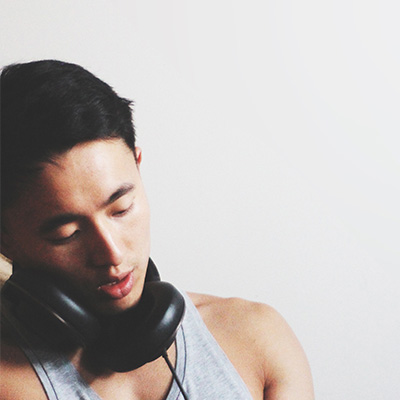
#> input picture online-shopping-system/admin/assets/img/faces/card-profile2-square.jpg, 400 x 400 px, given in place of the camera
$ jupyter execute --allow-errors simple_image_processing.ipynb   (shell and % lines are left out)   (text cells are left out)
#> lines starting #> are read from the running program, lines starting #| are printed output that depends on the picture; after the words box and inside, x2 and y2 are one past the last pixel; in counts of white or black regions, pixels touching at a corner belong together; pictures that were not available may be replaced by others from this repository, and a replacement may not be noted
[cell 1]
#video capture opencv  ##working

import cv2
import numpy as np
import matplotlib.pyplot as plt

vid = cv2.VideoCapture(0)

while(True):
    ret,frame = vid.read()
#> frame is the input picture: shape (400, 400, 3); mean B, G, R 181.5, 183.7, 189.4
    cv2.imshow('frame',frame)
    if cv2.waitKey(1) & 0xFF == ord('q'):
#> (key q is pressed here)
        break
#> (the rest of this cell did not finish here and is left out)

[cell 2]
import cv2

[cell 3]
#python intro and loading images  ##working

import cv2
import cv2 as cv
import numpy as np
import matplotlib.pyplot as plt
# 0
img= cv2.imread('C:\\Users\\91910\\Downloads\\watch.jpg',cv2.IMREAD_GRAYSCALE)
#> img: shape (400, 400); min 6, max 249, mean 185.2
#IMREAD_COLOR=1
#IMREAD_UNCHANGED=-1
cv2.imshow('image',img)
cv2.waitKey(0)
cv2.destroyAllWindows()
# [4 lines of commented-out code are left out]

[cell 4]
import cv2
import numpy as np
import matplotlib.pyplot as plt

img = cv2.imread('C:\\Users\\91910\\Downloads\\watch.jpg')
new_img = cv2.cvtColor(img,cv2.COLOR_BGR2RGB)
plt.imshow(new_img)

[cell 5]
import cv2
import numpy as np
import matplotlib.pyplot as plt

img = cv2.imread("C:\\Users\\91910\\Downloads\\watch.jpg",cv2.IMREAD_GRAYSCALE)
plt.imshow(img,cmap='gray',interpolation='bicubic')
plt.show()

[cell 6]
import cv2
import matplotlib.pyplot as plt

pic= cv2.imread("C:\\Users\\91910\\Downloads\\watch.jpg",0)
plt.imshow(pic,cmap="gray")

[cell 7]
#thresholding
import cv2
import matplotlib.pyplot as plt

pic= cv2.imread("C:\\Users\\91910\\Downloads\\watch.jpg",0)
ret,th=cv2.threshold(pic,127,255,cv2.THRESH_BINARY)
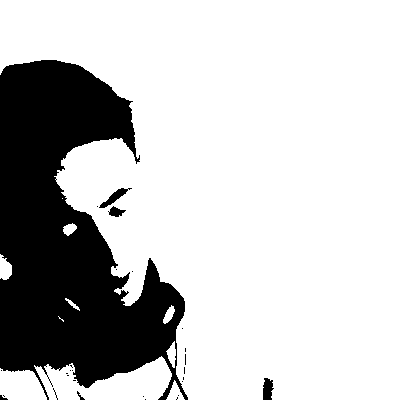
#> th: shape (400, 400); 76.6% white; 28 black regions (22 under 20 px), largest, box (x1, y1, x2, y2) and area: (0, 60, 188, 400) 36809, (99, 188, 132, 208) 200, (263, 378, 274, 400) 187, (108, 206, 126, 217) 109, (77, 391, 85, 400) 24, (0, 395, 8, 400) 22
plt.imshow(th,cmap="gray")
# plt.imshow(pic,cmap="gray")

[cell 8]
#adaptive thresholding
import cv2
import matplotlib.pyplot as plt

pic= cv2.imread("C:\\Users\\91910\\Downloads\\watch.jpg",0)
th=cv2.adaptiveThreshold(pic,255,cv2.ADAPTIVE_THRESH_MEAN_C,cv2.THRESH_BINARY,5,1)
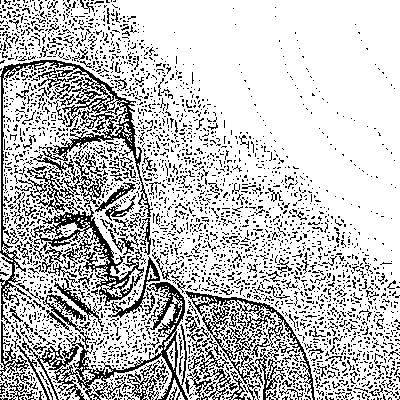
#> th: shape (400, 400); 76.3% white; black in thin lines or dots
plt.imshow(th,cmap="gray")

[cell 9]
#morphological Transformation on images ##working
#erosion
import cv2
import numpy as np
import matplotlib.pyplot as plt

image=cv2.imread("C:\\Users\\91910\\Downloads\\watch.jpg",0)
kernel=np.ones((5,5),np.uint0)
ersoion=cv2.erode(image,kernel,iterations=1)
cv2.imshow("original",image)
cv2.imshow("erosion",ersoion)
cv2.waitKey(0)
cv2.destroyAllWindows()

[cell 10]
#morphological transformations on images ##working
#dilation
import cv2
import numpy as np
import matplotlib.pyplot as plt

image=cv2.imread("C:\\Users\\91910\\Downloads\\watch.jpg",0)
kernel=np.ones((5,5),np.uint0)
dilation=cv2.dilate(image,kernel,iterations=1)
cv2.imshow("original",image)
cv2.imshow("dilation",dilation)
cv2.waitKey(0)
cv2.destroyAllWindows()

[cell 11]
#template matching ##working

import cv2 as cv
import numpy as np
or_img=cv2.imread("C:\\Users\\91910\\Downloads\\watch.jpg",1)
or_gray_img=cv2.cvtColor(or_img,cv2.COLOR_BGR2GRAY)
template=cv2.imread("C:\\Users\\91910\\Downloads\\watch1.jpeg",0)
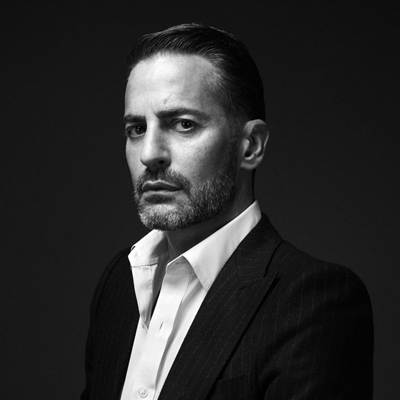
#> input picture online-shopping-system/admin/assets/img/faces/marc.jpg, 400 x 400 px, given in place of watch1.jpeg, which was not available
#> template is the input picture: shape (400, 400); min 0, max 255, mean 44
w,h=template.shape[::-1]
#> w = 400; h = 400
res=cv2.matchTemplate(or_gray_img,template,cv2.TM_CCOEFF_NORMED)
#> res = [0.0195]
th=0.8
loc=np.where(res>=th)
#> loc = (empty array, empty array)
for pt in zip(*loc[::-1]):
    cv2.rectangle(or_img,pt,(pt[0]+w,pt[1]+h),(0,255,200),1)
#> this loop made 0 passes

cv2.imshow("watch dial found",or_img)
key=cv2.waitKey(0)
#> (key q is pressed here)
if key==81:
    exit

[cell 12]
#Grabcut Foreground Extraction  ##working
import cv2
import numpy as np
import matplotlib.pyplot as plt

img=cv2.imread("C:\\Users\\91910\\Downloads\\watch.jpg")
mask=np.zeros(img.shape[:2],np.uint8)
bdgModel=np.zeros((1,65),np.float64)
fdgModel=np.zeros((1,65),np.float64)
rect=(50,50,800,500)
cv2.grabCut(img,mask,rect,bdgModel,fdgModel,5,cv2.GC_INIT_WITH_RECT)
mask2=np.where((mask==2)|(mask==0),0,1).astype('uint8')
img=img*mask2[:,:,np.newaxis]
#> img: shape (400, 400, 3)
plt.imshow(img)
plt.colorbar()
plt.show()
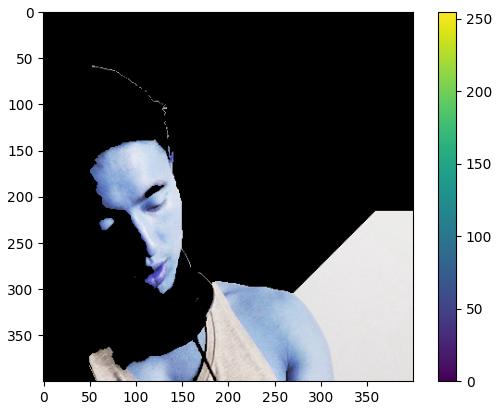
#> figure drawn by matplotlib, 2 panels; B, G, R data is drawn as R, G, B

[cell 13]
#corner detection  ##working
import cv2 as cv
import numpy as np
import matplotlib.pyplot as plt

img=cv.imread("C:\\Users\\91910\\Downloads\\watch.jpg")
gray=cv.cvtColor(img,cv.COLOR_BGR2GRAY)
gray=np.float32(gray)

corners=cv.goodFeaturesToTrack(gray,50,0.01,10)
#> corners = 50 rows, first 8: [161, 356], [149, 258], [129, 105], [161, 280], [173, 342], [112, 267], [137, 157], [174, 379]
corners=np.int0(corners)
for corner in corners:
    x,y=corner.ravel()
    cv.circle(img,(x,y),3,255,-1)
#> this loop made 50 passes
#> (x, y) on passes 1 to 12: (161, 356), (149, 258), (129, 105), (161, 280), (173, 342), (112, 267), (137, 157), (174, 379), (173, 367), (112, 87), (11, 273), (132, 121)
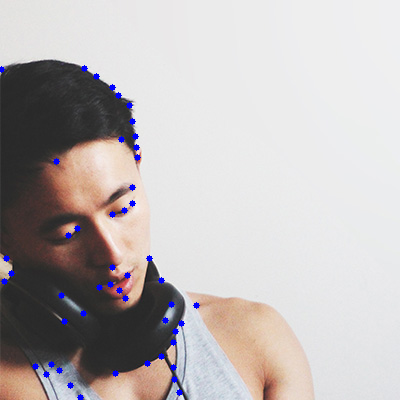
#> img: shape (400, 400, 3); 0.9% of pixels changed, all inside (x1, y1, x2, y2) = (0, 65, 200, 400)
cv.imshow('corner',img)
cv2.waitKey(0)
cv2.destroyAllWindows()

[cell 14]
#Brute force matching  ##working
import cv2
import numpy as np
import matplotlib.pyplot as plt

img1=cv2.imread("C:\\Users\\91910\\Downloads\\booktemplate.jpeg",1)
img2=cv2.imread("C:\\Users\\91910\\Downloads\\book.jpeg",1)
orb=cv2.ORB_create()
kp1,des1=orb.detectAndCompute(img1,None)
#> kp1 = 500 keypoints; strongest (x, y, size): (128, 256, 31), (184, 253, 37.2), (143, 122, 111.1), (181, 254, 37.2)
kp2,des2=orb.detectAndCompute(img2,None)
#> kp2 = (); des2 = None
bf=cv2.BFMatcher(cv2.NORM_HAMMING,crossCheck=True)
#> (the rest of this cell did not finish here and is left out)

[cell 15]
#loading video source in grayscale  ##working

import cv2
import numpy as np

cap=cv2.VideoCapture(0)

while True:
    ret, frame=cap.read()
    gray=cv2.cvtColor(frame, cv2.COLOR_BGR2GRAY)

    cv2.imshow("frame",gray)
    #1 cuz of loop
    if cv2.waitKey(1) & 0xFF==ord('q'):
#> (key q is pressed here)
        break
cap.release()
cv2.destroyAllWindows()

[cell 16]
#loading images grayscale with matplotlib  ##working

import cv2
import numpy as no
import matplotlib.pyplot as plt

img=cv2.imread('C:\\Users\\91910\\Downloads\\watch.jpg',cv2.IMREAD_GRAYSCALE)

plt.imshow(img, cmap='gray', interpolation = 'bicubic')

#to hide the tick values on x and y axis
plt.xticks([]),plt.yticks([])

plt.plot([200,300,400],[100,200,300],'c',linewidth=2)
plt.show()
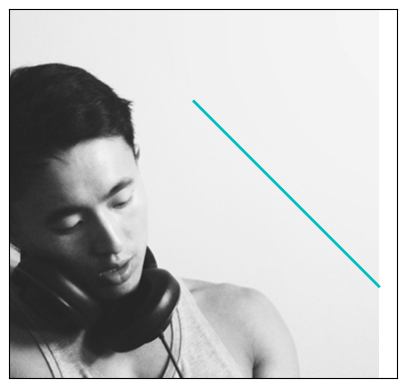
#> figure drawn by matplotlib, 1 panel

[cell 17]
#Drawing and writing on image  ##working

import numpy as np
import cv2
import matplotlib.pyplot as plt

img = cv2.imread('C:\\Users\\91910\\Downloads\\watch.jpg',cv2.IMREAD_COLOR)
cv2.line(img,(0,0),(200,300),(255,255,255),50)
cv2.rectangle(img,(500,250),(1000,500),(0,0,255),15)
cv2.circle(img,(447,63), 63, (255,0,255), -1)

pts = np.array([[100,50],[200,300],[700,200],[500,100]], np.int32)
pts = pts.reshape((-1,1,2))
cv2.polylines(img, [pts], True, (225,255,0), 3)

font = cv2.FONT_HERSHEY_SIMPLEX
#> font = 0
cv2.putText(img,'Devi',(10,500), font, 6, (200,0,155), 13, cv2.LINE_AA)
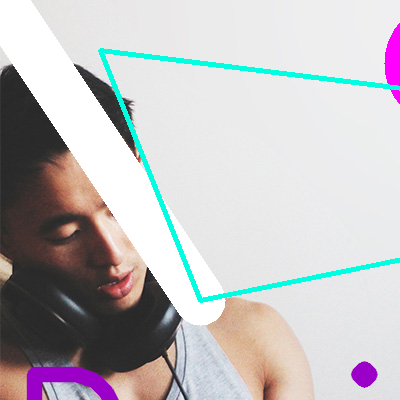
#> img: shape (400, 400, 3); mean B, G, R 192.9, 191.3, 193.1
cv2.imshow('image',img)
cv2.waitKey(0)
cv2.destroyAllWindows()

[cell 18]
#image operations  ##working

import cv2
import numpy as np
import matplotlib.pyplot as plt

img = cv2.imread('C:\\Users\\91910\\Downloads\\watch.jpg',cv2.IMREAD_COLOR)
#reference pixels
px = img[55,55]
#> px = [226, 228, 229]

#to change pixels
img[55,55] = [255,255,255]
#> img: shape (400, 400, 3); under 0.01% of pixels changed, all inside (x1, y1, x2, y2) = (55, 55, 56, 56)

#re-reference
px = img[55,55]
#> px = [255, 255, 255]
print(px)
#| [255 255 255]

#specifying region of Image(ROI)
px = img[100:150,100:150]
print(px)
#> (printed output is left out)

#modifying ROI
img[100:150,100:150] = [255,255,255]
#> img: shape (400, 400, 3); mean B, G, R 183.5, 185.7, 191.3
print(img.shape)
#| (400, 400, 3)
print(img.size)
#| 480000
print(img.dtype)
#| uint8
watch_face = img[37:111,107:194]
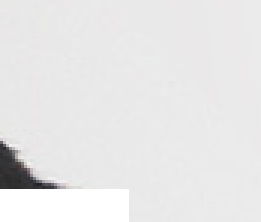
#> watch_face: shape (74, 87, 3) (shown 3 times larger); mean B, G, R 230.8, 230.7, 231
img[0:74,0:87] = watch_face
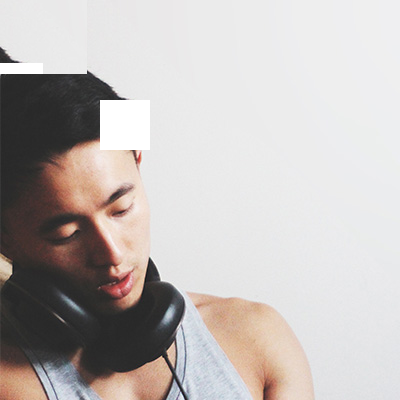
#> img: shape (400, 400, 3); mean B, G, R 184.7, 186.8, 192.4
cv2.imshow('image',img)
cv2.waitKey(0)
cv2.destroyAllWindows()

[cell 19]
#image arithmetics and logic  ##working

#simple addition of images
import cv2
img1 = cv2.imread("C:\\Users\\91910\\Downloads\\template1.jpeg")
img2 = cv2.imread("C:\\Users\\91910\\Downloads\\template1.jpeg")
#> (the rest of this cell did not finish here and is left out)

[cell 20]
#addition of logo onto an image  ##working

import cv2
import numpy as np
import matplotlib.pyplot as plt

img1 = cv2.imread('C:\\Users\\91910\\Downloads\\watch.jpg')
img2 = cv2.imread('C:\\Users\\91910\\Downloads\\mainlogo.jpeg')
#> (the rest of this cell did not finish here and is left out)

[cell 21]
#color filtering ##working

import cv2
import numpy as np
cap = cv2.VideoCapture(0)
while(1):
    _, frame = cap.read()
    hsv = cv2.cvtColor(frame, cv2.COLOR_BGR2HSV)
#> hsv: shape (400, 400, 3); mean H, S, V 39.3, 16.2, 190.7
    #dark_red = np.uint8([[[12,22,121]]])
    #dark_red = cv2.cvtColor(dark_red,cv2.COLOR_BGR2HSV)
    lower_red = np.array([30,150,50])
    upper_red = np.array([255,255,180])
    mask = cv2.inRange(hsv, lower_red, upper_red)
#> mask: shape (400, 400); 0.01% white in thin lines or dots, all inside (x1, y1, x2, y2) = (111, 275, 128, 294)
    res = cv2.bitwise_and(frame,frame, mask= mask)
    cv2.imshow('frame',frame)
    cv2.imshow('mask',mask)
    cv2.imshow('res',res)
    k = cv2.waitKey(5) & 0xFF
#> (key q is pressed here)
    if k == 27:
        break
cv2.destroyAllWindows()
cap.release()

[cell 22]
#blurring and smoothing  ##working

import cv2
import numpy as np
cap = cv2.VideoCapture(0)
while(1):
    _, frame = cap.read()
    hsv = cv2.cvtColor(frame, cv2.COLOR_BGR2HSV)
    lower_red = np.array([30,150,50])
    upper_red = np.array([255,255,180])
    mask = cv2.inRange(hsv, lower_red, upper_red)
    res = cv2.bitwise_and(frame,frame, mask= mask)
    kernel = np.ones((15,15),np.float32)/225
    smoothed = cv2.filter2D(res,-1,kernel)
    cv2.imshow('Original',frame)
    cv2.imshow('Averaging',smoothed)
    k = cv2.waitKey(5) & 0xFF
#> (key q is pressed here)
    if k == 27:
        break
cv2.destroyAllWindows()
cap.release()

# [11 lines of commented-out code are left out]

[cell 23]
#morphological Transformation on opencv  ##working
#erosion and dilation
import cv2
import numpy as np

cap = cv2.VideoCapture(0)
while(1):
    _, frame = cap.read()
    hsv = cv2.cvtColor(frame, cv2.COLOR_BGR2HSV)
    lower_red = np.array([30,150,50])
    upper_red = np.array([255,255,180])
    mask = cv2.inRange(hsv, lower_red, upper_red)
    res = cv2.bitwise_and(frame,frame, mask= mask)
    kernel = np.ones((5,5),np.uint8)
    erosion = cv2.erode(mask,kernel,iterations = 1)
#> erosion: shape (400, 400); every value is 0
    dilation = cv2.dilate(mask,kernel,iterations = 1)
#> dilation: shape (400, 400); 0.1% white; 3 white regions, box (x1, y1, x2, y2) and area: (119, 273, 130, 286) 71, (109, 286, 115, 296) 54, (119, 289, 125, 295) 34
    cv2.imshow('Original',frame)
    cv2.imshow('Mask',mask)
    cv2.imshow('Erosion',erosion)
    cv2.imshow('Dilation',dilation)
    k = cv2.waitKey(5) & 0xFF
#> (key q is pressed here)
    if k == 27:
        break
cv2.destroyAllWindows()
cap.release()

# [8 lines of commented-out code are left out]

[cell 24]
#canny Edge Detecion ##working

import cv2
import numpy as np
cap = cv2.VideoCapture(0)
while(1):
    _, frame = cap.read()
    hsv = cv2.cvtColor(frame, cv2.COLOR_BGR2HSV)
    lower_red = np.array([30,150,50])
    upper_red = np.array([255,255,180])
    mask = cv2.inRange(hsv, lower_red, upper_red)
    res = cv2.bitwise_and(frame,frame, mask= mask)
    cv2.imshow('Original',frame)
    edges = cv2.Canny(frame,100,200)
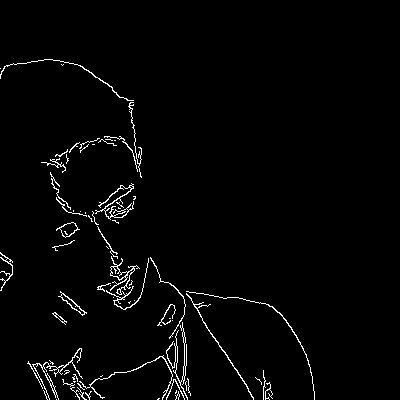
#> edges: shape (400, 400); 2.2% white in thin lines or dots, all inside (x1, y1, x2, y2) = (0, 59, 315, 400)
    cv2.imshow('Edges',edges)
    k = cv2.waitKey(5) & 0xFF
#> (key q is pressed here)
    if k == 27:
        break
cv2.destroyAllWindows()
cap.release()

[cell 25]
#MOG background reduction  ##working
import numpy as np
import cv2
cap = cv2.VideoCapture('C:\\Users\\91910\\Downloads\\people-walking.mp4')
fgbg = cv2.createBackgroundSubtractorMOG2()
while(1):
    ret, frame = cap.read()
    fgmask = fgbg.apply(frame)
#> fgmask: shape (400, 400); every value is 127
    cv2.imshow('fgmask',frame)
    cv2.imshow('frame',fgmask)
    k = cv2.waitKey(30) & 0xff
#> (key q is pressed here)
    if k == 27:
        break
cap.release()
cv2.destroyAllWindows()

[cell 26]
#Haar Cascade Object Detection
#face and eye detection
import numpy as np
import cv2
# multiple cascades: https://github.com/Itseez/opencv/tree/master/data/haarcascades
#https://github.com/Itseez/opencv/blob/master/data/haarcascades/haarcascade_frontalface_default.xml
face_cascade = cv2.CascadeClassifier('C:\\Users\\91910\\anaconda3\\Lib\\site-packages\\cv2\\data\\haarcascade_frontalface_default.xml')
#https://github.com/Itseez/opencv/blob/master/data/haarcascades/haarcascade_eye.xml
eye_cascade = cv2.CascadeClassifier('C:\\Users\\91910\\anaconda3\\Lib\\site-packages\\cv2\\data\\haarcascade_eye.xml')
cap = cv2.VideoCapture(0)
while 1:
    ret, img = cap.read()
    gray = cv2.cvtColor(img, cv2.COLOR_BGR2GRAY)
    faces = face_cascade.detectMultiScale(gray, 1.3, 5)
#> faces = ()
    for (x,y,w,h) in faces:
        cv2.rectangle(img,(x,y),(x+w,y+h),(255,0,0),2)
        roi_gray = gray[y:y+h, x:x+w]
        roi_color = img[y:y+h, x:x+w]
        eyes = eye_cascade.detectMultiScale(roi_gray)
        for (ex,ey,ew,eh) in eyes:
            cv2.rectangle(roi_color,(ex,ey),(ex+ew,ey+eh),(0,255,0),2)
    cv2.imshow('img',img)
    k = cv2.waitKey(30) & 0xff
#> (key q is pressed here)
    if k == 27:
        break
cap.release()
cv2.destroyAllWindows()
